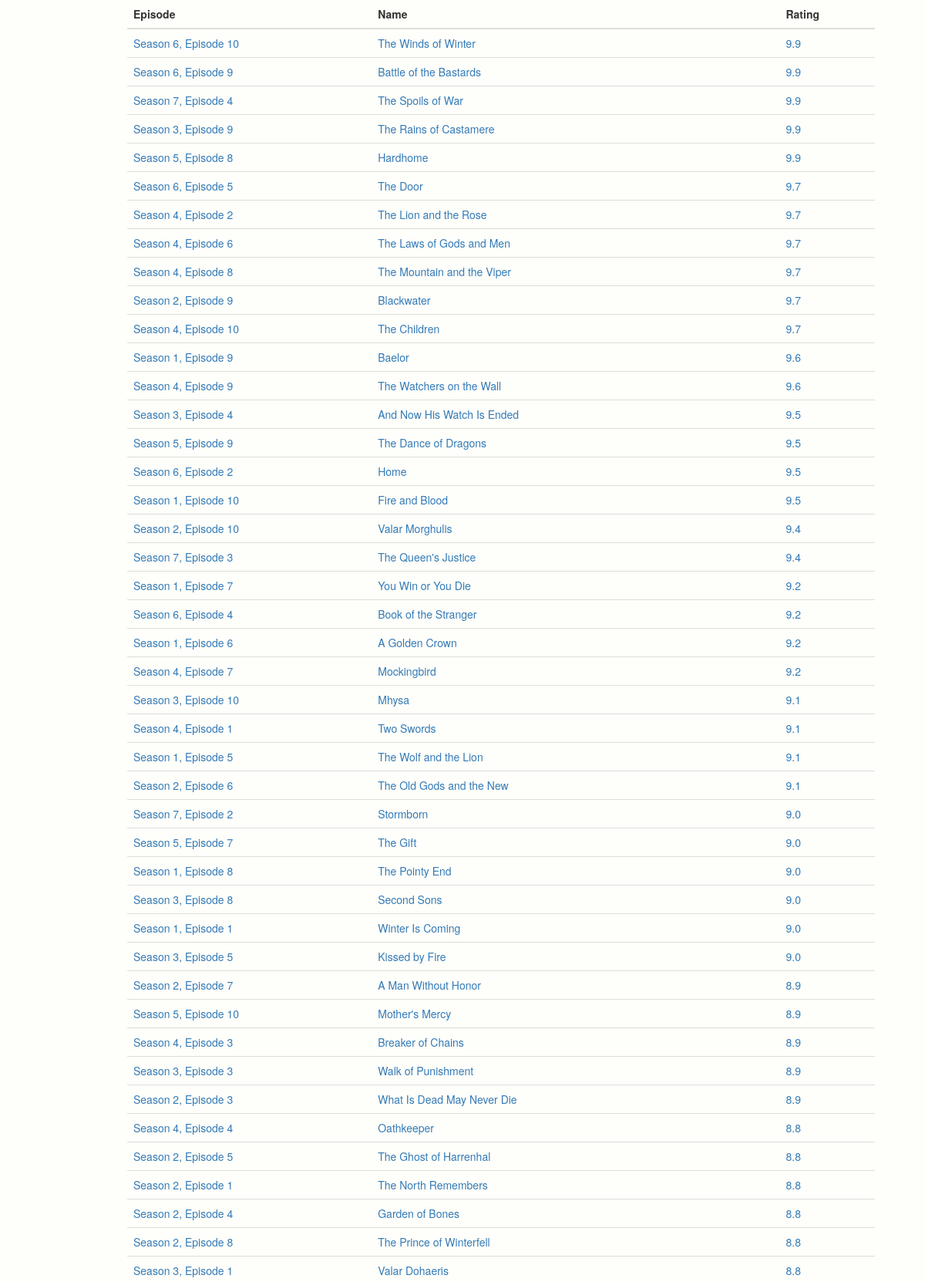
The page /episodelist/tt0944947 (upper part) on the database its author committed.
### tables this page shows
CREATE TABLE episodes (
  id integer,
  episode text not null,
  title text not null,
  rating text not null
);

### beo.py (the view)
@app.route('/episodelist/<showid>')
def episodelist(showid):
    db = get_db()
    showrow = db.execute('SELECT id, title FROM entries WHERE imdb_id=?', (showid,))
    primarykey = showrow.fetchall()
    episodesrow = db.execute("SELECT * FROM episodes WHERE id = ?", (primarykey[0]['id'],))
    episodelist = query_db(episodesrow)
    showname = primarykey[0]['title']
    for episode in episodelist:
        episode['link'] = get_link(showname,episode['episode'])
    return render_template('episodelist.html', episodelist=episodelist)

### beo.py (called while the page is built)
def connect_db():
    rv = sqlite3.connect(app.config['DATABASE'])
    rv.row_factory = sqlite3.Row
    return rv

def get_db():
    if not hasattr(g, 'sqlite_db'):
        g.sqlite_db = connect_db()
    return g.sqlite_db

def query_db(row):
    colname = [d[0] for d in row.description]
    result_list = [dict(zip(colname, r)) for r in row.fetchall()]
    return result_list

### helper.py (called while the page is built)
def get_link(show,episode):
    show = show.lower()
    show = show.lstrip('the ')
    dot_index = episode.find('.')
    episode_s = "s" + episode[:dot_index].zfill(2)
    episode_e = "e" + episode[dot_index + 1:].zfill(2)
    ep = episode_s + episode_e
    url = "http://www.alluc.ee/stream/{}+{}".format(show.replace(' ', '+'), ep)
    return url

def format_episode(episode):
    dot_index = episode.find('.')
    return "Season {}, Episode {}".format(episode[0:dot_index], episode[dot_index+1:])

### templates/episodelist.html
{% extends "base.html" %}
{% block body %}
<div class="col-md-10 margin2">
    <table class="table table-hover">
        <thead>
            <tr>
                <th>Episode</th>
                <th>Name</th>
                <th>Rating</th>
            </tr>
            <tbody>
                {% for episode in episodelist %}
                    <tr>
                        <td><a href="{{ episode.link }}">{{ episode.episode | format_episode }}</a></td>
                        <td><a href="{{ episode.link }}">{{ episode.title }}</a></td>
                        <td><a href="{{ episode.link }}">{{ episode.rating }}</a></td>
                    </tr>
                {% endfor %}
            </tbody>
        </thead>
    </table>
</div>
{% endblock %}

### static/styles.css (style rules this page uses)
body { background-color:#FEFEFA; }
.margin2 { margin-left:150px; }
table tr td a { display:block; height:100%; width:100%; }
table tr td { padding-left: 0; padding-right: 0; }

### rows shown on the page
episodes: episode "Season 6, Episode 10", title "The Winds of Winter", rating "9.9"
episodes: episode "Season 6, Episode 9", title "Battle of the Bastards", rating "9.9"
episodes: episode "Season 7, Episode 4", title "The Spoils of War", rating "9.9"
episodes: episode "Season 3, Episode 9", title "The Rains of Castamere", rating "9.9"
episodes: episode "Season 5, Episode 8", title "Hardhome", rating "9.9"
episodes: episode "Season 6, Episode 5", title "The Door", rating "9.7"
episodes: episode "Season 4, Episode 2", title "The Lion and the Rose", rating "9.7"
episodes: episode "Season 4, Episode 6", title "The Laws of Gods and Men", rating "9.7"
episodes: episode "Season 4, Episode 8", title "The Mountain and the Viper", rating "9.7"
episodes: episode "Season 2, Episode 9", title "Blackwater", rating "9.7"
episodes: episode "Season 4, Episode 10", title "The Children", rating "9.7"
episodes: episode "Season 1, Episode 9", title "Baelor", rating "9.6"
episodes: episode "Season 4, Episode 9", title "The Watchers on the Wall", rating "9.6"
episodes: episode "Season 3, Episode 4", title "And Now His Watch Is Ended", rating "9.5"
episodes: episode "Season 5, Episode 9", title "The Dance of Dragons", rating "9.5"
episodes: episode "Season 6, Episode 2", title "Home", rating "9.5"
episodes: episode "Season 1, Episode 10", title "Fire and Blood", rating "9.5"
episodes: episode "Season 2, Episode 10", title "Valar Morghulis", rating "9.4"
episodes: episode "Season 7, Episode 3", title "The Queen's Justice", rating "9.4"
episodes: episode "Season 1, Episode 7", title "You Win or You Die", rating "9.2"
episodes: episode "Season 6, Episode 4", title "Book of the Stranger", rating "9.2"
episodes: episode "Season 1, Episode 6", title "A Golden Crown", rating "9.2"
episodes: episode "Season 4, Episode 7", title "Mockingbird", rating "9.2"
episodes: episode "Season 3, Episode 10", title "Mhysa", rating "9.1"
episodes: episode "Season 4, Episode 1", title "Two Swords", rating "9.1"
episodes: episode "Season 1, Episode 5", title "The Wolf and the Lion", rating "9.1"
episodes: episode "Season 2, Episode 6", title "The Old Gods and the New", rating "9.1"
episodes: episode "Season 7, Episode 2", title "Stormborn", rating "9.0"
episodes: episode "Season 5, Episode 7", title "The Gift", rating "9.0"
episodes: episode "Season 1, Episode 8", title "The Pointy End", rating "9.0"
episodes: episode "Season 3, Episode 8", title "Second Sons", rating "9.0"
episodes: episode "Season 1, Episode 1", title "Winter Is Coming", rating "9.0"
episodes: episode "Season 3, Episode 5", title "Kissed by Fire", rating "9.0"
episodes: episode "Season 2, Episode 7", title "A Man Without Honor", rating "8.9"
episodes: episode "Season 5, Episode 10", title "Mother's Mercy", rating "8.9"
episodes: episode "Season 4, Episode 3", title "Breaker of Chains", rating "8.9"
episodes: episode "Season 3, Episode 3", title "Walk of Punishment", rating "8.9"
episodes: episode "Season 2, Episode 3", title "What Is Dead May Never Die", rating "8.9"
episodes: episode "Season 4, Episode 4", title "Oathkeeper", rating "8.8"
episodes: episode "Season 2, Episode 5", title "The Ghost of Harrenhal", rating "8.8"
episodes: episode "Season 2, Episode 1", title "The North Remembers", rating "8.8"
episodes: episode "Season 2, Episode 4", title "Garden of Bones", rating "8.8"
episodes: episode "Season 2, Episode 8", title "The Prince of Winterfell", rating "8.8"
episodes: episode "Season 3, Episode 1", title "Valar Dohaeris", rating "8.8"
